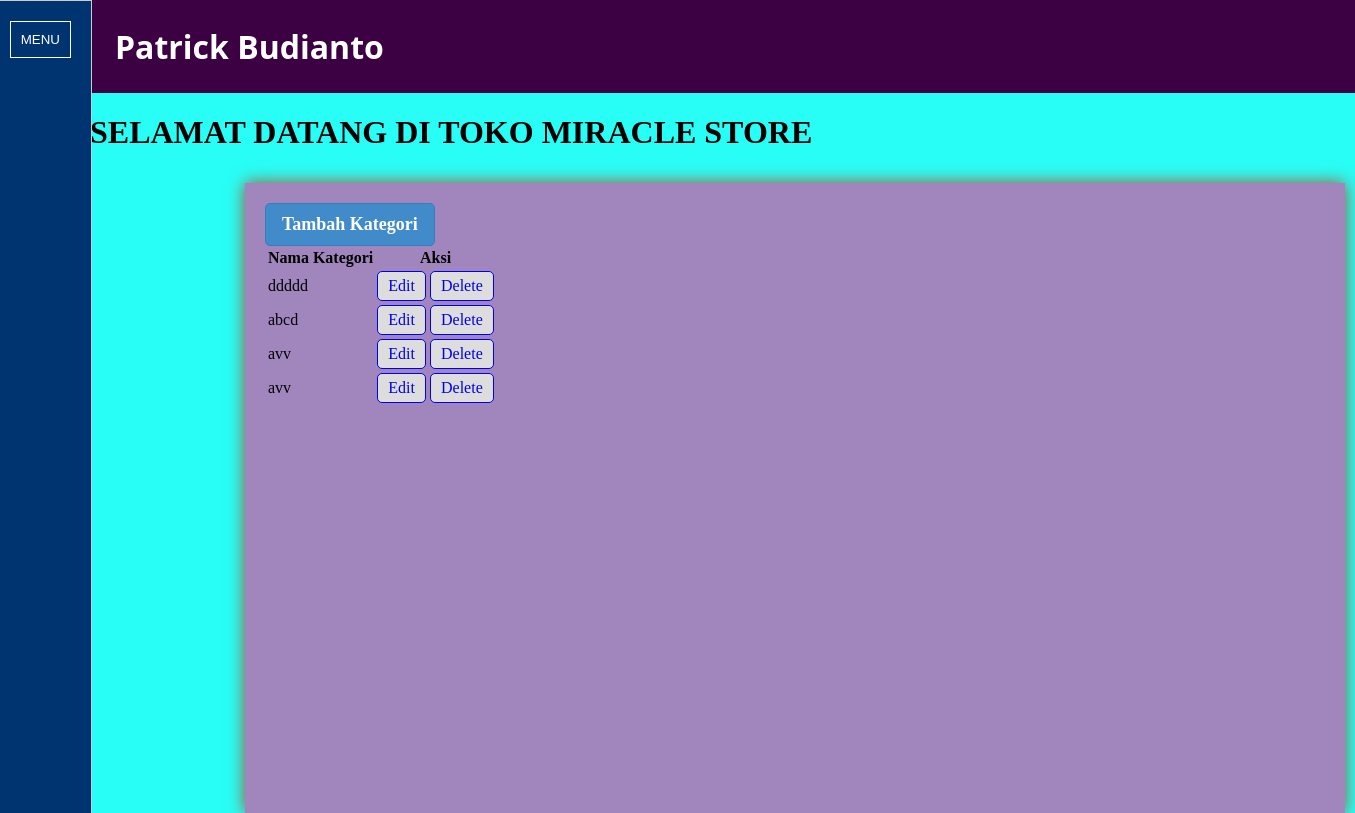
The page /kategori.php on the database its author committed.
### tables this page shows
CREATE TABLE `kategori` (
  `id_kategori` int(11) NOT NULL,
  `nama_kategori` varchar(50) NOT NULL
);

### kategori.php (the view, shortened to what this page needs)
<?php
include_once 'koneksi.php';
$sql = 'SELECT * FROM kategori';
$result = mysqli_query($conn, $sql);
 ?>
 <link rel="stylesheet" type="text/css" href="style2.css">
 <div class="content_a">
   <div class="main">
     <?php
        echo '<a href="form_kategori.php" class="btn btn-large">Tambah Kategori</a>';
      ?>
     <table>
       <th>Nama Kategori</th>
       <th>Aksi</th>
       <?php while ($row = mysqli_fetch_array($result)):?>
         <tr>
           <td><?php echo $row['nama_kategori'];?></td>
           <td>
     				<a class="btn btn-primary" href="edit_kategori.php?id=<?php echo $row['id_kategori'];?>">Edit</a>
     				<a class="btn btn-danger" onclick="return confirm('Yakin akan menghapus data?');"
              href="hapus_kategori.php?id=<?php echo $row['id_kategori'];?>">Delete</a>
     			</td>
         </tr>
       <?php endwhile; ?>
     </table>
   </div>
 </div>

### style1.css (style rules this page uses)
body { padding: 0; margin: 0; background-color: #28fef6; }

### style2.css (style rules this page uses)
.content_a { position: relative; top: 10px; left: 245px; width: 1100px; height: 630px; overflow: scroll; box-shadow: 0 0 1em #b64a24; background-color: #a186be; }
.main { padding: 20px; }
.btn { border: 1px solid; padding: 5px 10px; background-color: #ddd; text-decoration : none; display: inline-block; border-radius: 5px; cursor: pointer; }
.btn-large { font-size: 18px; line-height: 25px; padding: 8px 16px; font-weight: bold; color: #fff; border-color: #357ebd; background-color: #428bca; }

### rows shown on the page
kategori: nama_kategori "ddddd"
kategori: nama_kategori "abcd"
kategori: nama_kategori "avv"
kategori: nama_kategori "avv"
